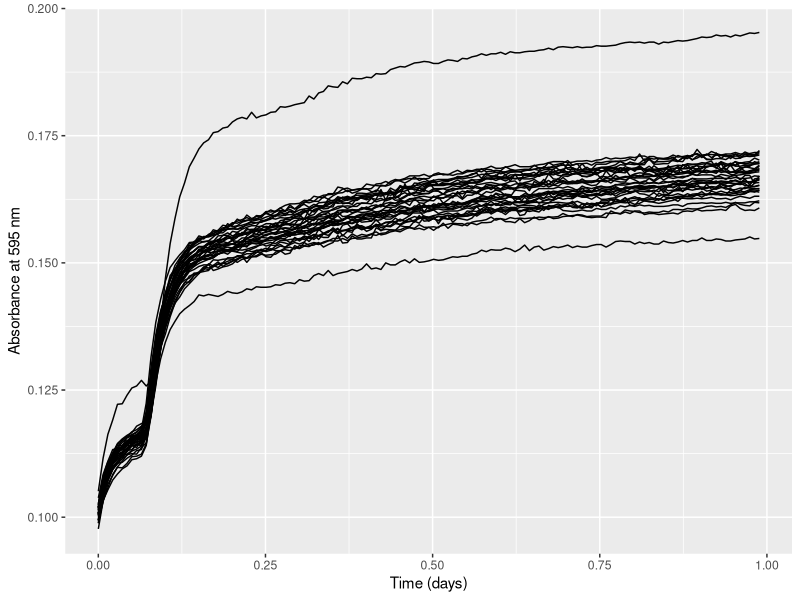
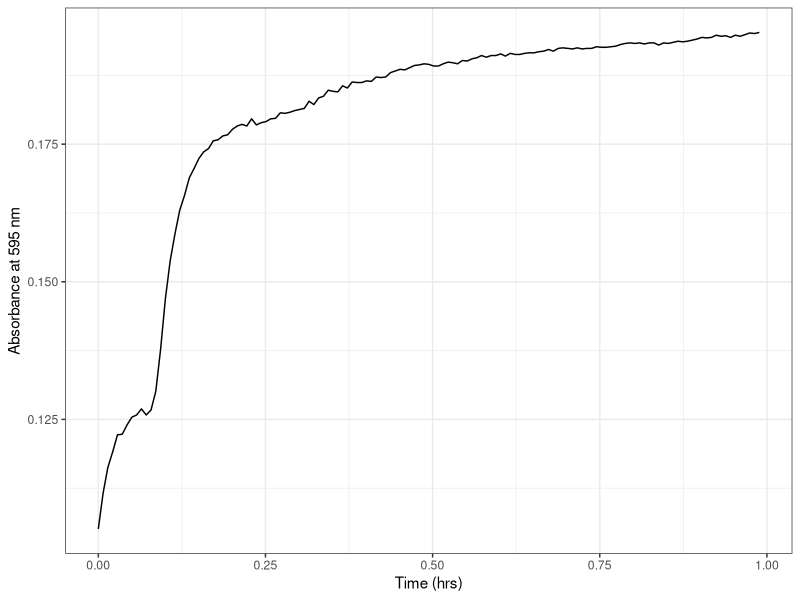
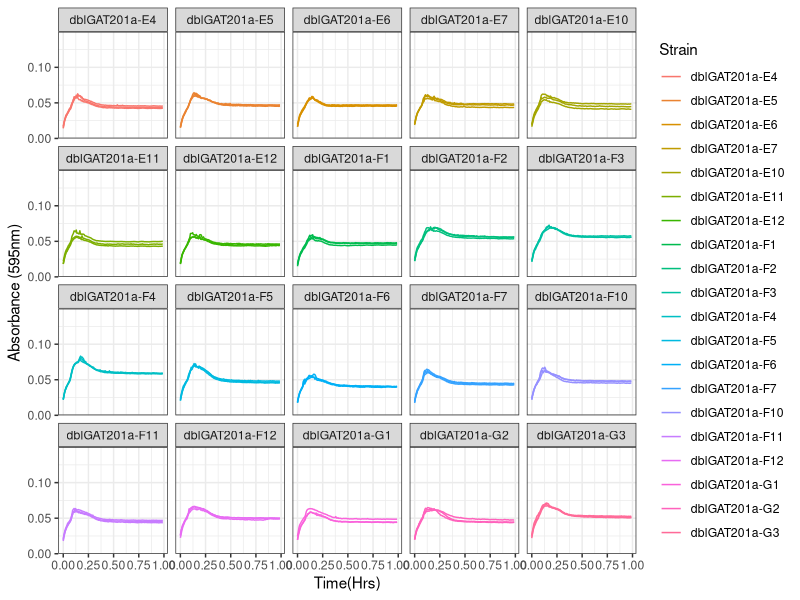
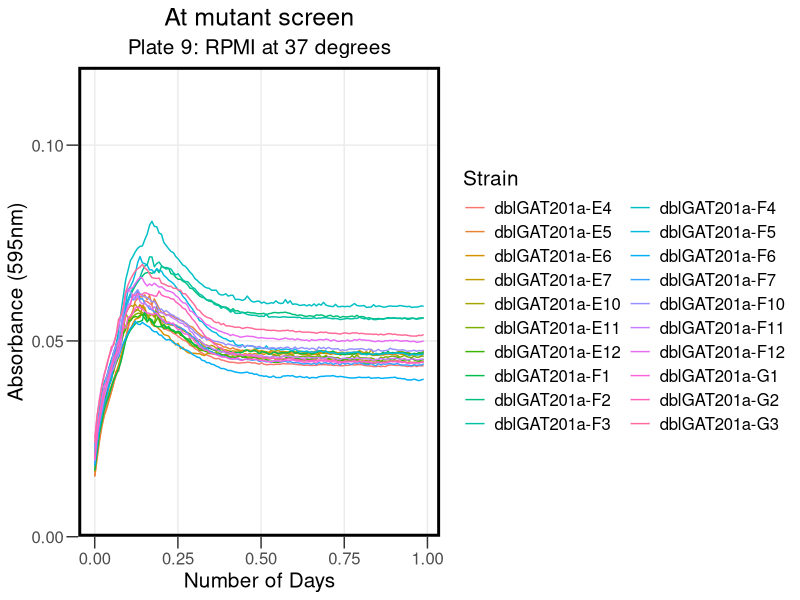
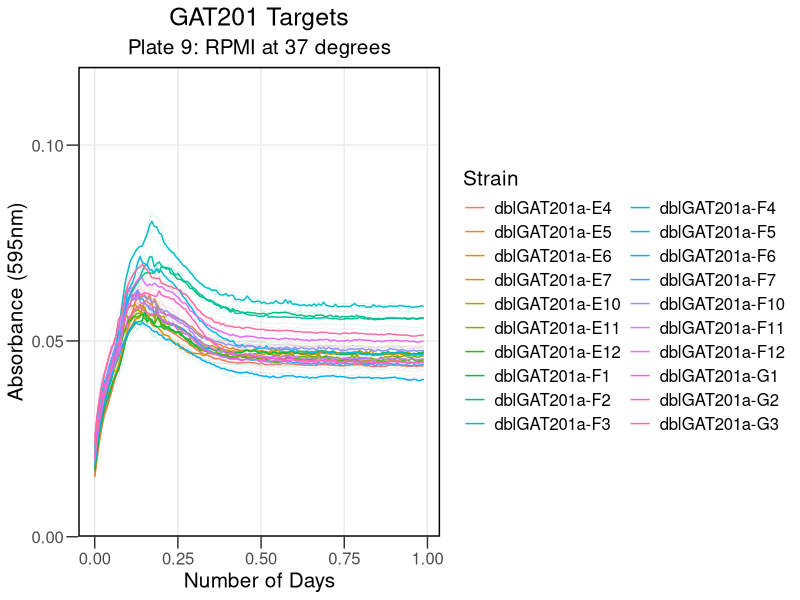
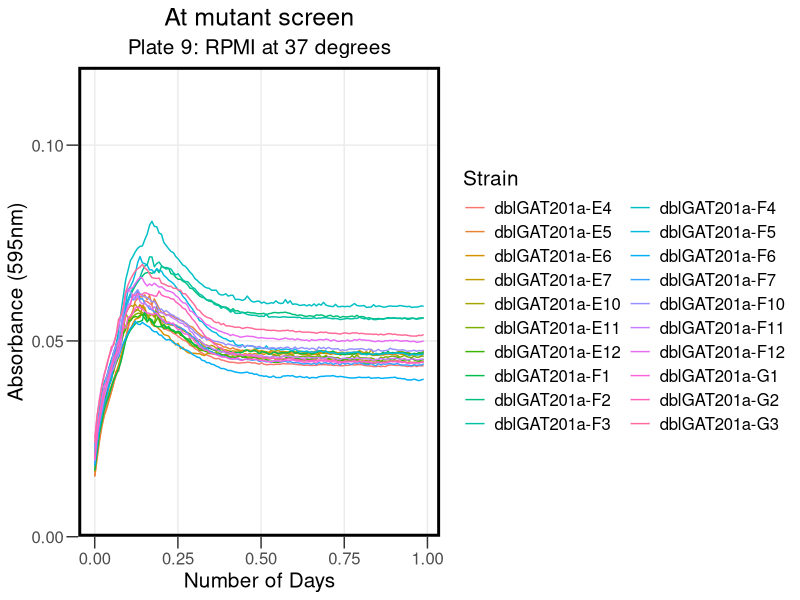
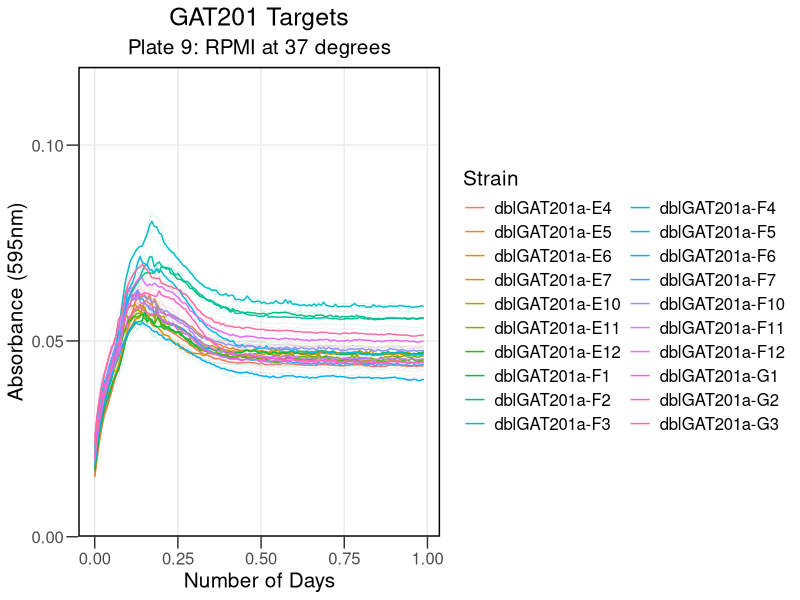

Write the R code that produced these figures, in order.
## ---- chunk 1
knitr::opts_chunk$set(echo = TRUE)
## ---- chunk 2

library("reshape2")
library(dplyr)
library(ggplot2)
library(tidyverse)
library(rmarkdown)
library(cowplot)
library(yaml)
library(knitr)
## ---- chunk 3

rawdata <- read.csv("../Input/20230516_Atmutant_Screen_plate9_csv.csv")

## ---- chunk 4

 rawdata_day<-mutate(rawdata, Time = Time/86400)

## ---- chunk 5

reshaped <- melt(rawdata_day, id=c("Time", "Temp"), 
                              variable.name="Well",
                              value.name="OD595")

summary(reshaped)
## ---- chunk 6

platemap <- read.csv("../Input/20230516_RPMI_Atmut_screen_Plate9_setup.csv") %>%     
  dplyr::mutate(
    Strain = factor(Strain, 
                    levels = c( "P2.7E4","P2.7E5","P2.7E6","P2.7E7","P2.7E10","P2.7E11","P2.7E12","P2.7F1","P2.7F2","P2.7F3","P2.7F4","P2.7F5","P2.7F6","P2.7F7","P2.7F10","P2.7F11","P2.7F12","P2.7G1","P2.7G2","P2.7G3"),
                    labels = c("dblGAT201a-E4", "dblGAT201a-E5", "dblGAT201a-E6", "dblGAT201a-E7", "dblGAT201a-E10", "dblGAT201a-E11", "dblGAT201a-E12", "dblGAT201a-F1", "dblGAT201a-F2", "dblGAT201a-F3", "dblGAT201a-F4", "dblGAT201a-F5", "dblGAT201a-F6", "dblGAT201a-F7", "dblGAT201a-F10", "dblGAT201a-F11", "dblGAT201a-F12", "dblGAT201a-G1", "dblGAT201a-G2", "dblGAT201a-G3"))
  )
head(platemap, n=10)


## ---- chunk 7

annotated <- inner_join(reshaped, platemap, by="Well")
 
## ---- chunk 8

ggplot(data=filter(annotated,is.na(Strain)),
          aes(x=Time, y=OD595,  group = Well)) + 
          geom_line() + 
          labs(x="Time (days)", y="Absorbance at 595 nm")
## ---- chunk 9

ggplot(data=filter(annotated,Well=="A12"), 
       aes(x=Time, y=OD595, group = Well)) + 
 
       geom_line() + 
     theme_bw()+
     labs(x="Time (hrs)", y="Absorbance at 595 nm")

## ---- chunk 10

blank_OD_summary <- annotated %>%
   filter(is.na(Strain), Time < 1/24) %>%
  filter(Well != "A12") %>%
  group_by(Media) %>%
  summarise(OD_median=median(OD595),
            OD_mean=mean(OD595),
            OD_max=max(OD595),
            OD_min=min(OD595))
print(blank_OD_summary)
## ---- chunk 11

normalisedOD <- annotated %>%
  left_join(blank_OD_summary, by="Media") %>%
  mutate(OD_corrected = OD595 - OD_median)

## ---- chunk 12

ggplot(data=normalisedOD %>%
                       filter( !is.na(Strain) ), 
                      aes(x=Time, y=OD_corrected, color=Strain, group = Well)) + 
       geom_line() + 
       scale_y_continuous(limits=c(0,0.15),expand=c(0,0))+
       facet_wrap(Strain ~ .)+
  
       labs(x = "Time(Hrs)",
            y = "Absorbance (595nm)") +
       theme(text = element_text(size = 20))+
       theme_bw()
## ---- chunk 13

ggplot(data=normalisedOD  %>%
          #dplyr::mutate(Strain = factor(Strain, levels = c("KN99 (WT)", "GAT201", "P2.7A1","P2.7A2","P2.7A3","P2.7A4","P2.7A5","P2.7A6","P2.7A7","P2.7A8","P2.7A9","P2.28A1","P2.28A2","P2.28A3","P2.28A4","P2.28A5","P2.28A6","P2.28A7","P2.28A8","P2.28A9" )))%>%
                     filter( !is.na(Strain) ),  
                      aes(x=Time, y=OD_corrected, color=Strain)) + 
        stat_summary(fun = "median", geom = "line", size = 0.5) +
       scale_y_continuous(limits=c(0,0.12),expand=c(0,0), breaks = c(0, 0.05, 0.1)) +
       labs(x = "Number of Days",
            y = "Absorbance (595nm)",
            title = "At mutant screen", subtitle = "Plate 9: RPMI at 37 degrees") +
       theme_bw() +
       theme(text = element_text(size = 15))+
       theme(axis.title = element_text(size = 15))+
       theme(axis.ticks.length = unit(0.3, "cm"))+
       theme(title = element_text(size = 15))+
       theme(panel.grid.minor = element_blank())+
    guides(color=guide_legend(ncol=2))+
 theme(legend.title = element_text(size = 15))+
      theme(legend.background = element_rect(fill = "transparent", color=NA))+
  theme(legend.key = element_rect(fill = "transparent", color=NA))+
       theme (plot.background =  element_rect(fill = "transparent", color=NA), 
         panel.background = element_rect(fill = "transparent", color=NA),)+
      theme(panel.border = element_rect(linetype = "solid", colour = "black", size = 2))+
  theme(plot.title = element_text(hjust = 0.5), plot.subtitle = element_text(hjust = 0.5) )
       
## ---- chunk 14

ggsave("../Results/AllSummary_At9.png",width = 8,height=5)
## ---- chunk 15


ggplot(data=normalisedOD  %>%
          #dplyr::mutate(Strain = factor(Strain, levels = c("KN99 (WT)", "GAT201", "P2.7A1","P2.7A2","P2.7A3","P2.7A4","P2.7A5","P2.7A6","P2.7A7","P2.7A8","P2.7A9","P2.28A1","P2.28A2","P2.28A3","P2.28A4","P2.28A5","P2.28A6","P2.28A7","P2.28A8","P2.28A9" )))%>%
                     filter( !is.na(Strain) ),  
                      aes(x=Time, y=OD_corrected, color=Strain)) + 
       geom_line(aes(group = Well), size = 0.2, alpha = 0.2) + 
       stat_summary(fun = "median", geom = "line", size = 0.5) +
       scale_y_continuous(limits=c(0,0.12),expand=c(0,0), breaks = c(0, 0.05, 0.1)) +
   
       labs(x = "Number of Days",
            y = "Absorbance (595nm)",
            title = "GAT201 Targets", subtitle = "Plate 9: RPMI at 37 degrees") +

                  theme_bw() +
       theme(text = element_text(size = 15))+
       theme(axis.title = element_text(size = 15))+
             theme(axis.ticks.length = unit(0.3, "cm"))+
       theme(title = element_text(size = 15))+
       theme(panel.grid.minor = element_blank())+
            guides(color=guide_legend(ncol=2))+
       theme(legend.title = element_text(size = 15))+
      theme(legend.background = element_rect(fill = "transparent", color=NA))+
      theme(legend.key = element_rect(fill = "transparent", color=NA))+
       theme (plot.background =  element_rect(fill = "transparent", color=NA), 
            panel.background = element_rect(fill = "transparent", color=NA),)+
      theme(panel.border = element_rect(linetype = "solid", colour = "black", size = 1))+
      theme(plot.title = element_text(hjust = 0.5), plot.subtitle = element_text(hjust = 0.5))
## ---- chunk 16

ggsave("../Results/Statsumm_At9.png",width = 8,height=5)
